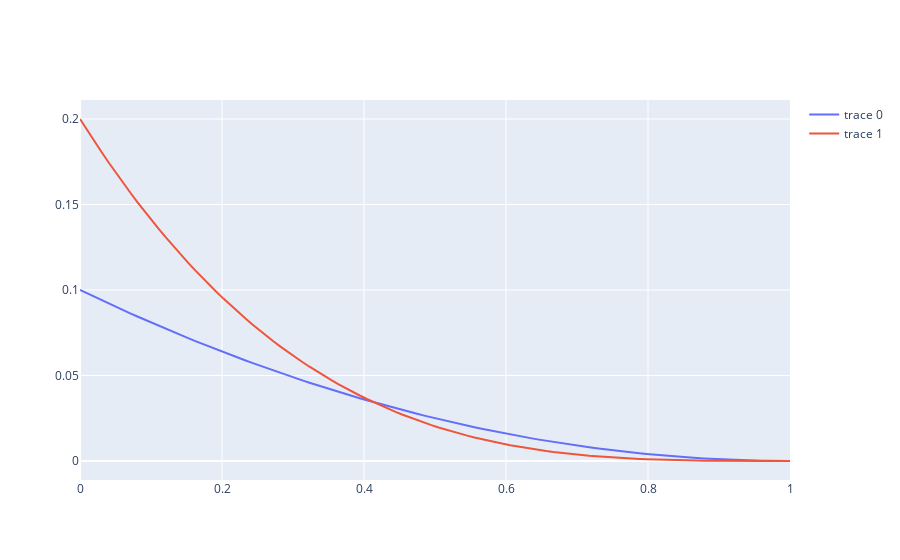

Source (notebook cell):
### Code cell
xx = np.linspace(0, 1, 100)
y2 = 0.1*abs(np.power(abs(xx-1),2))
#y2 = max(y2) - y2
y3 = 0.2*abs(np.power(abs(xx-1),3.3))
fig = go.Figure()
fig.add_trace(go.Scatter(x=xx, y=y2))
fig.add_trace(go.Scatter(x=xx, y=y3))
fig.show()
